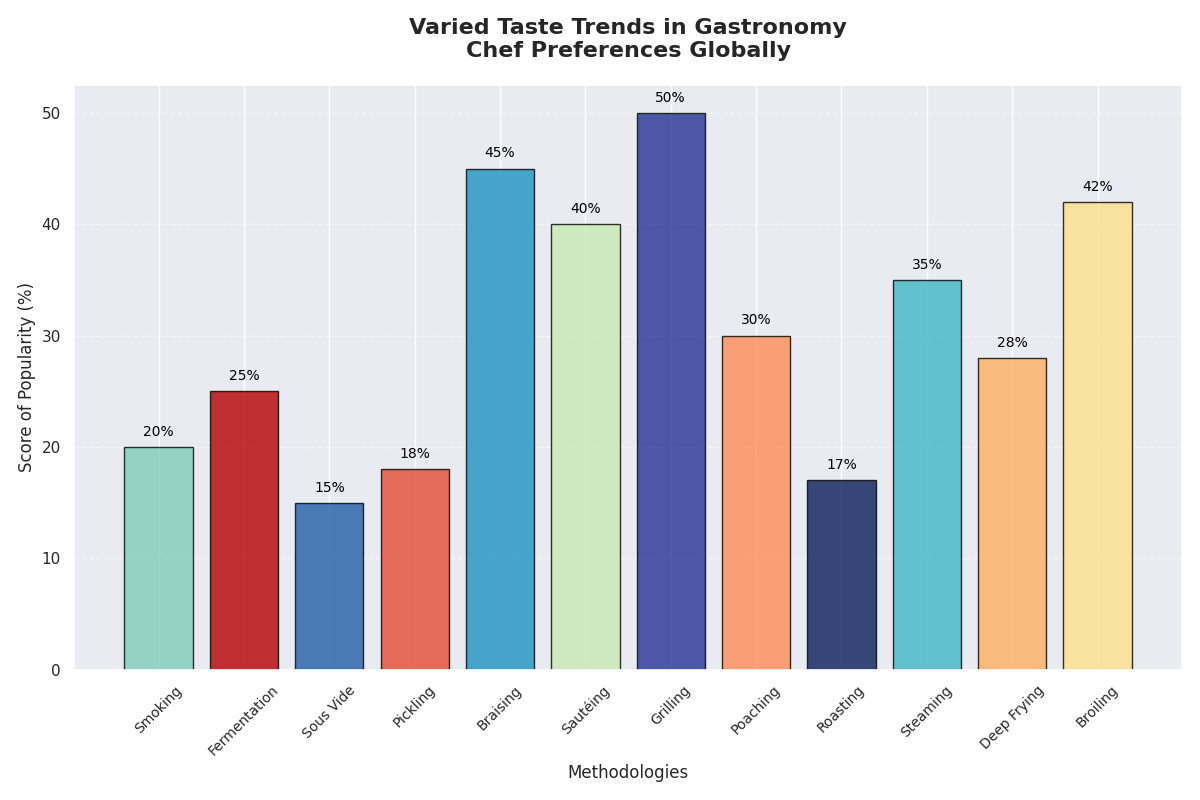

Recreate this plot in Python.
import matplotlib.pyplot as plt
import numpy as np

culinary_techniques = [
    "Smoking",
    "Fermentation",
    "Sous Vide",
    "Pickling",
    "Braising",
    "Sautéing",
    "Grilling",
    "Poaching",
    "Roasting",
    "Steaming",
    "Deep Frying",
    "Broiling",
]

popularity_scores = [20, 25, 15, 18, 45, 40, 50, 30, 17, 35, 28, 42]

colors = ['#7fcdbb', '#b30000', '#225ea8', '#e34a33', '#1d91c0', 
          '#c7e9b4', '#253494', '#fc8d59', '#081d58', '#41b6c4', 
          '#fdae61', '#fee08b']

fig, ax = plt.subplots(figsize=(12, 8))
x_pos = np.arange(len(culinary_techniques))

ax.bar(x_pos, popularity_scores, color=colors, edgecolor='black', alpha=0.8)
ax.set_xticks(x_pos)
ax.set_xticklabels(culinary_techniques, rotation=45, fontsize=10, fontweight='medium')

ax.set_title('Varied Taste Trends in Gastronomy\nChef Preferences Globally', fontsize=16, fontweight='bold', pad=20)
ax.set_xlabel('Methodologies', fontsize=12)
ax.set_ylabel('Score of Popularity (%)', fontsize=12)

for i in range(len(popularity_scores)):
    ax.text(i, popularity_scores[i] + 1, f'{popularity_scores[i]}%', ha='center', color='black', fontsize=10)

ax.grid(axis='y', linestyle='--', alpha=0.6)
plt.tight_layout()
plt.show()
